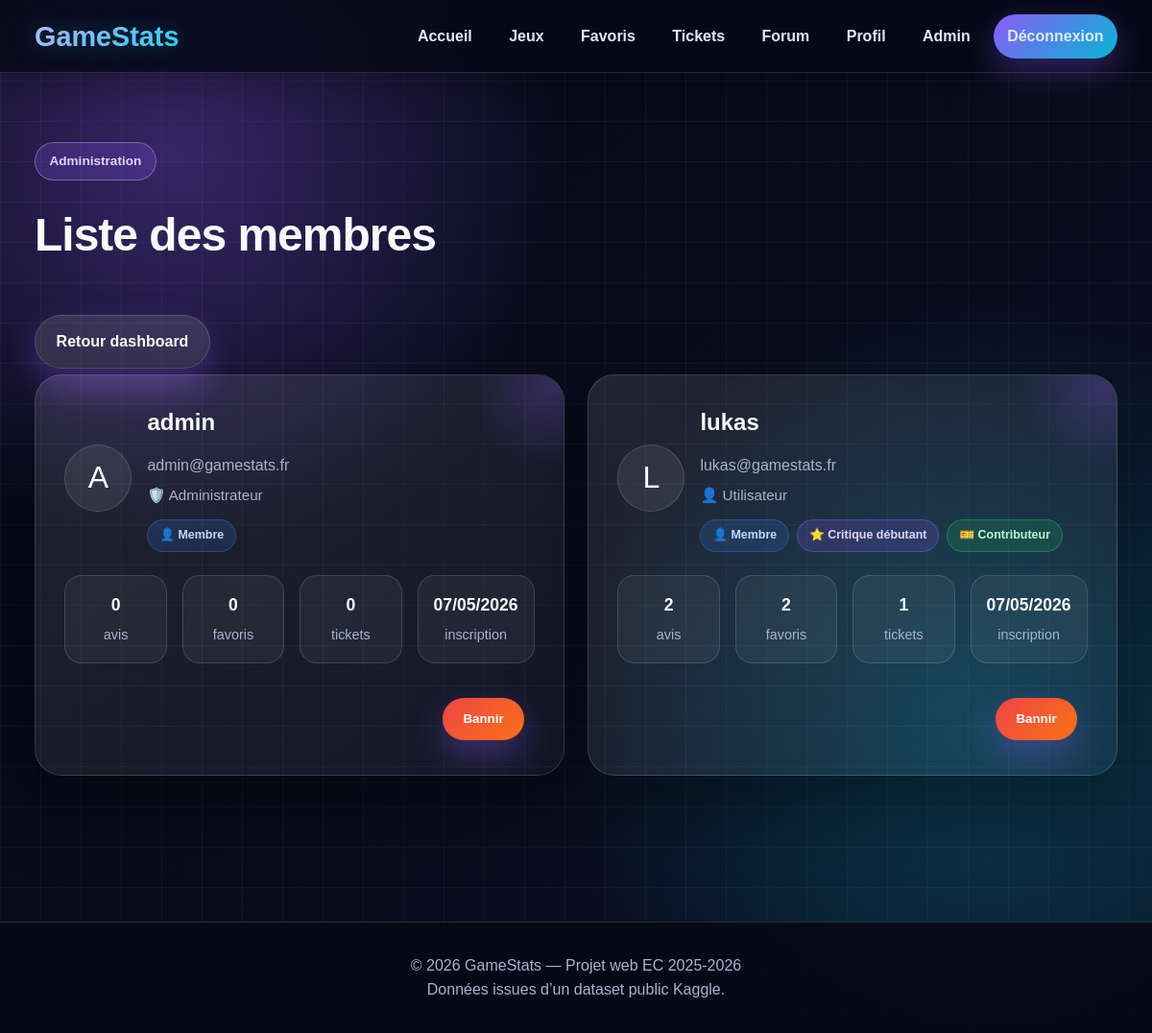
The page /admin/users.php (signed in) on the database its author committed.
### tables this page shows
CREATE TABLE users (
    id INT AUTO_INCREMENT PRIMARY KEY,
    username VARCHAR(50) NOT NULL UNIQUE,
    email VARCHAR(100) NOT NULL UNIQUE,
    password VARCHAR(255) NOT NULL,
    avatar VARCHAR(255),
    bio TEXT,
    role ENUM('user', 'admin') DEFAULT 'user',
    is_banned TINYINT(1) DEFAULT 0,
    created_at DATETIME DEFAULT CURRENT_TIMESTAMP
);

### www/includes/badges.php (called while the page is built, shortened)
<?php
function getUserBadges(array $user): array
{
    $badges = [];
    $reviewCount = (int)($user['review_count'] ?? 0);
    $favoriteCount = (int)($user['favorite_count'] ?? 0);
    $ticketCount = (int)($user['ticket_count'] ?? 0);
    $createdAt = $user['created_at'] ?? null;
    if ($createdAt) {
        $createdDate = new DateTime($createdAt);
        $now = new DateTime();
        $accountAgeDays = $createdDate->diff($now)->days;
    }
    $badges[] = [
        'label' => 'Membre',
        'icon' => '👤',
        'class' => 'badge-user'
    ];
    if ($reviewCount >= 1) {
        $badges[] = [
            'label' => 'Critique débutant',
            'icon' => '⭐',
            'class' => 'badge-reviewer'
        ];
    }
    if ($ticketCount >= 1) {
        $badges[] = [
            'label' => 'Contributeur',
            'icon' => '🎫',
            'class' => 'badge-contributor'
        ];
    }
    return $badges;
}

### www/admin/users.php (the view, shortened to what this page needs)
<?php
require_once '../includes/db.php';
require_once '../includes/badges.php';
$stmt = $pdo->query(
    'SELECT
        users.*,
        COUNT(DISTINCT reviews.id) AS review_count,
        COUNT(DISTINCT favorites.game_id) AS favorite_count,
        COUNT(DISTINCT tickets.id) AS ticket_count
     FROM users
     LEFT JOIN reviews ON users.id = reviews.user_id
     LEFT JOIN favorites ON users.id = favorites.user_id
     LEFT JOIN tickets ON users.id = tickets.user_id
     GROUP BY users.id
     ORDER BY users.created_at DESC'
);
$users = $stmt->fetchAll();
include '../includes/header.php';
?>
<section class="section">
    <div class="container">
        <div class="admin-header">
            <div>
                <span class="eyebrow">Administration</span>
                <h1 class="section-title">Liste des membres</h1>
            </div>
            <a href="dashboard.php" class="btn btn-secondary">
                Retour dashboard
            </a>
        </div>
        <div class="admin-users-grid">
            <?php foreach ($users as $user): ?>
                <?php $userBadges = getUserBadges($user); ?>
                <article class="info-box admin-user-card">
                    <div class="admin-user-top">
                        <div class="admin-user-avatar">
                            <?php if (!empty($user['avatar'])): ?>
                                <?php
                                    $avatarFile = basename($user['avatar']);
                                    $avatarPath = '../assets/uploads/' . $avatarFile;
                                ?>
                                <img
                                    src="<?= htmlspecialchars($avatarPath) ?>"
                                    alt="<?= htmlspecialchars($user['username']) ?>"
                                >
                            <?php else: ?>
                                <?= htmlspecialchars(strtoupper(substr($user['username'], 0, 1))) ?>
                            <?php endif; ?>
                        </div>
                        <div>
                            <h2>
                                <a href="../user.php?id=<?= htmlspecialchars($user['id']) ?>">
                                    <?= htmlspecialchars($user['username']) ?>
                                </a>
                            </h2>
                            <p><?= htmlspecialchars($user['email']) ?></p>
                            <div class="admin-user-role">
                                <?= $user['role'] === 'admin'
                                    ? '🛡️ Administrateur'
                                    : '👤 Utilisateur' ?>
                            </div>
                            <div class="user-badges">
                                <?php foreach ($userBadges as $badge): ?>
                                    <span class="user-badge <?= htmlspecialchars($badge['class']) ?>">
                                        <?= htmlspecialchars($badge['icon']) ?>
                                        <?= htmlspecialchars($badge['label']) ?>
                                    </span>
                                <?php endforeach; ?>
                            </div>
                        </div>
                    </div>
                    <div class="admin-user-stats">
                        <div>
                            <strong><?= htmlspecialchars($user['review_count']) ?></strong>
                            <span>avis</span>
                        </div>
                        <div>
                            <strong><?= htmlspecialchars($user['favorite_count']) ?></strong>
                            <span>favoris</span>
                        </div>
                        <div>
                            <strong><?= htmlspecialchars($user['ticket_count']) ?></strong>
                            <span>tickets</span>
                        </div>
                        <div>
                            <strong>
                                <?= htmlspecialchars(date('d/m/Y', strtotime($user['created_at']))) ?>
                            </strong>
                            <span>inscription</span>
                        </div>
                    </div>
                    <div class="admin-user-actions">
                        <?php if ((int)$user['is_banned'] === 1): ?>
                            <form action="unban_user.php" method="POST">
                                <input
                                    type="hidden"
                                    name="csrf_token"
                                    value="<?= generateCsrfToken() ?>"
                                >
                                <input
                                    type="hidden"
                                    name="user_id"
                                    value="<?= htmlspecialchars($user['id']) ?>"
                                >
                                <button class="btn" type="submit">
                                    Débannir
                                </button>
                            </form>
                        <?php else: ?>
                            <form action="ban_user.php" method="POST">
                                <button class="btn btn-danger" type="submit">
                                    Bannir
                                </button>
                            </form>
                        <?php endif; ?>
                    </div>
                </article>
            <?php endforeach; ?>
        </div>
    </div>
</section>
<?php include '../includes/footer.php'; ?>

### rows shown on the page
users: username "A", username "admin", email "admin@gamestats.fr", role "🛡️ Administrateur", icon "👤", label "Membre", review_count "0", favorite_count "0", ticket_count "0", created_at "07/05/2026"
users: username "L", username "lukas", email "lukas@gamestats.fr", role "👤 Utilisateur", icon "👤", label "Membre", icon "⭐", label "Critique débutant", icon "🎫", label "Contributeur", review_count "2", favorite_count "2", ticket_count "1", created_at "07/05/2026"
